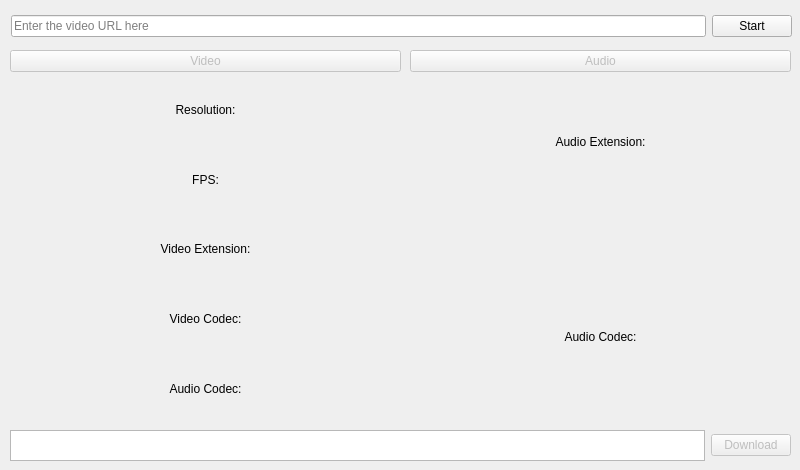
<?xml version="1.0" encoding="UTF-8"?>
<ui version="4.0">
 <class>DownloadWindow</class>
 <widget class="QWidget" name="DownloadWindow">
  <property name="windowModality">
   <enum>Qt::NonModal</enum>
  </property>
  <property name="enabled">
   <bool>true</bool>
  </property>
  <property name="geometry">
   <rect>
    <x>0</x>
    <y>0</y>
    <width>800</width>
    <height>470</height>
   </rect>
  </property>
  <property name="minimumSize">
   <size>
    <width>800</width>
    <height>470</height>
   </size>
  </property>
  <property name="maximumSize">
   <size>
    <width>800</width>
    <height>470</height>
   </size>
  </property>
  <property name="windowTitle">
   <string>yt-dlp</string>
  </property>
  <property name="windowOpacity">
   <double>1.000000000000000</double>
  </property>
  <property name="autoFillBackground">
   <bool>true</bool>
  </property>
  <widget class="QWidget" name="layoutWidget">
   <property name="geometry">
    <rect>
     <x>410</x>
     <y>50</y>
     <width>381</width>
     <height>371</height>
    </rect>
   </property>
   <layout class="QVBoxLayout" name="audio_vlayout">
    <item>
     <widget class="QPushButton" name="audio_button">
      <property name="enabled">
       <bool>false</bool>
      </property>
      <property name="text">
       <string>Audio</string>
      </property>
     </widget>
    </item>
    <item>
     <layout class="QVBoxLayout" name="audio_options_vlayout">
      <item>
       <layout class="QVBoxLayout" name="audio_ext_vlayout">
        <item>
         <widget class="QLabel" name="audio_ext_label">
          <property name="sizePolicy">
           <sizepolicy hsizetype="Preferred" vsizetype="Preferred">
            <horstretch>0</horstretch>
            <verstretch>0</verstretch>
           </sizepolicy>
          </property>
          <property name="text">
           <string>&lt;html&gt;&lt;head/&gt;&lt;body&gt;&lt;p align=&quot;center&quot;&gt;Audio Extension:&lt;/p&gt;&lt;p align=&quot;center&quot;&gt;&lt;br/&gt;&lt;/p&gt;&lt;/body&gt;&lt;/html&gt;</string>
          </property>
         </widget>
        </item>
        <item>
         <layout class="QHBoxLayout" name="audio_extension_hlayout"/>
        </item>
       </layout>
      </item>
      <item>
       <layout class="QVBoxLayout" name="audio_codec_vlayout">
        <item>
         <widget class="QLabel" name="audio_codec_label">
          <property name="text">
           <string>&lt;html&gt;&lt;head/&gt;&lt;body&gt;&lt;p align=&quot;center&quot;&gt;Audio Codec:&lt;/p&gt;&lt;/body&gt;&lt;/html&gt;</string>
          </property>
         </widget>
        </item>
        <item>
         <layout class="QHBoxLayout" name="audio_codec_hlayout"/>
        </item>
       </layout>
      </item>
     </layout>
    </item>
   </layout>
  </widget>
  <widget class="QWidget" name="layoutWidget">
   <property name="geometry">
    <rect>
     <x>11</x>
     <y>11</y>
     <width>781</width>
     <height>31</height>
    </rect>
   </property>
   <layout class="QHBoxLayout" name="top_hlayout">
    <item>
     <widget class="QLineEdit" name="input_url_field">
      <property name="placeholderText">
       <string>Enter the video URL here</string>
      </property>
     </widget>
    </item>
    <item>
     <widget class="QPushButton" name="start_button">
      <property name="text">
       <string>Start</string>
      </property>
     </widget>
    </item>
   </layout>
  </widget>
  <widget class="QWidget" name="layoutWidget">
   <property name="geometry">
    <rect>
     <x>10</x>
     <y>50</y>
     <width>391</width>
     <height>371</height>
    </rect>
   </property>
   <layout class="QVBoxLayout" name="video_vlayout">
    <item>
     <widget class="QPushButton" name="video_button">
      <property name="enabled">
       <bool>false</bool>
      </property>
      <property name="text">
       <string>Video</string>
      </property>
     </widget>
    </item>
    <item>
     <layout class="QVBoxLayout" name="video_options_vlayout">
      <item>
       <layout class="QVBoxLayout" name="resolution_vlayout">
        <item>
         <widget class="QLabel" name="resolution_label">
          <property name="text">
           <string>&lt;html&gt;&lt;head/&gt;&lt;body&gt;&lt;p align=&quot;center&quot;&gt;Resolution:&lt;/p&gt;&lt;/body&gt;&lt;/html&gt;</string>
          </property>
         </widget>
        </item>
        <item>
         <layout class="QHBoxLayout" name="resolution_hlayout"/>
        </item>
       </layout>
      </item>
      <item>
       <layout class="QVBoxLayout" name="fps_vlayout">
        <item>
         <widget class="QLabel" name="fps_label">
          <property name="text">
           <string>&lt;html&gt;&lt;head/&gt;&lt;body&gt;&lt;p align=&quot;center&quot;&gt;FPS:&lt;/p&gt;&lt;/body&gt;&lt;/html&gt;</string>
          </property>
         </widget>
        </item>
        <item>
         <layout class="QHBoxLayout" name="fps_hlayout"/>
        </item>
       </layout>
      </item>
      <item>
       <layout class="QVBoxLayout" name="video_extension_vlayout">
        <item>
         <widget class="QLabel" name="video_extension_label">
          <property name="text">
           <string>&lt;html&gt;&lt;head/&gt;&lt;body&gt;&lt;p align=&quot;center&quot;&gt;Video Extension:&lt;/p&gt;&lt;/body&gt;&lt;/html&gt;</string>
          </property>
         </widget>
        </item>
        <item>
         <layout class="QHBoxLayout" name="video_extension_hlayout"/>
        </item>
       </layout>
      </item>
      <item>
       <layout class="QVBoxLayout" name="video_codec_vlayout_2">
        <item>
         <widget class="QLabel" name="video_codec_label">
          <property name="text">
           <string>&lt;html&gt;&lt;head/&gt;&lt;body&gt;&lt;p align=&quot;center&quot;&gt;Video Codec:&lt;/p&gt;&lt;/body&gt;&lt;/html&gt;</string>
          </property>
         </widget>
        </item>
        <item>
         <layout class="QHBoxLayout" name="video_codec_hlayout"/>
        </item>
       </layout>
      </item>
      <item>
       <layout class="QVBoxLayout" name="video_codec_vlayout">
        <item>
         <widget class="QLabel" name="vaudio_codec_label">
          <property name="text">
           <string>&lt;html&gt;&lt;head/&gt;&lt;body&gt;&lt;p align=&quot;center&quot;&gt;Audio Codec:&lt;/p&gt;&lt;/body&gt;&lt;/html&gt;</string>
          </property>
         </widget>
        </item>
        <item>
         <layout class="QHBoxLayout" name="vaudio_codec_hlayout"/>
        </item>
       </layout>
      </item>
     </layout>
    </item>
   </layout>
  </widget>
  <widget class="QWidget" name="layoutWidget">
   <property name="geometry">
    <rect>
     <x>10</x>
     <y>430</y>
     <width>781</width>
     <height>31</height>
    </rect>
   </property>
   <layout class="QHBoxLayout" name="download_hlayout">
    <item>
     <widget class="QTextEdit" name="output_download_options">
      <property name="readOnly">
       <bool>true</bool>
      </property>
     </widget>
    </item>
    <item>
     <widget class="QPushButton" name="download_button">
      <property name="enabled">
       <bool>false</bool>
      </property>
      <property name="text">
       <string>Download</string>
      </property>
      <property name="checkable">
       <bool>false</bool>
      </property>
     </widget>
    </item>
   </layout>
  </widget>
 </widget>
 <resources/>
 <connections/>
</ui>
